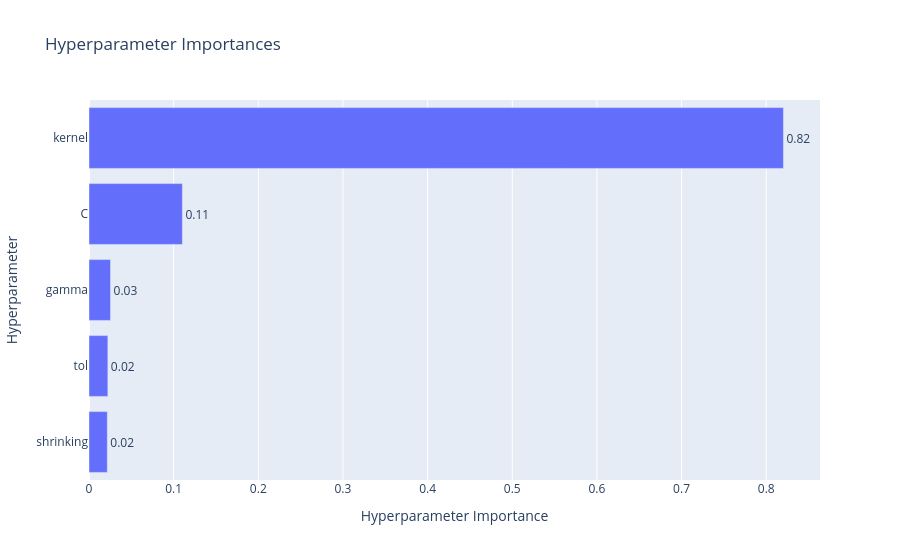
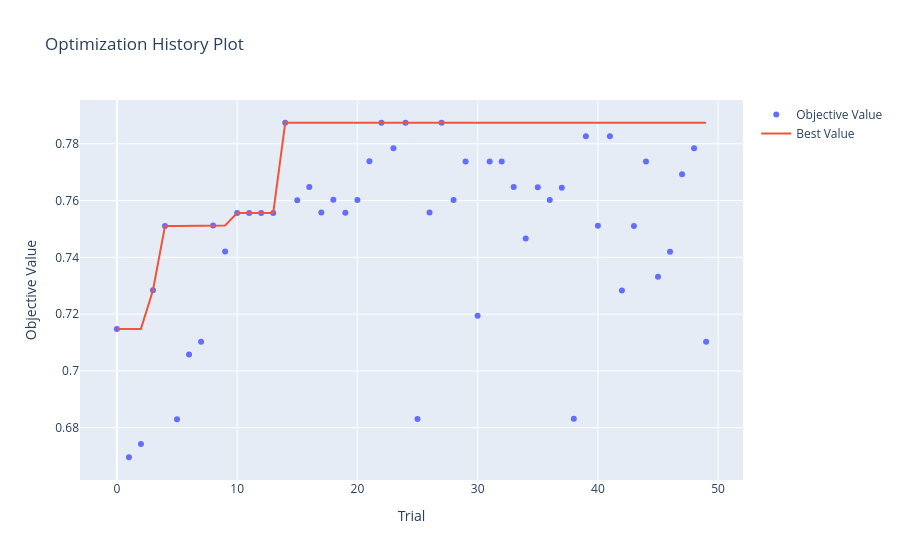

Notebook source saved alongside these figures, in order:
### Code cell
import optuna
fig = optuna.visualization.plot_param_importances(experimento_1.study)
fig.show()

fig = optuna.visualization.plot_optimization_history(experimento_1.study)
fig.show()

### Figure 1 — Plotly figure (JSON) as saved in the notebook; plotly's stock layout.template omitted (floating-point values rounded to 4 significant figures)
{"data": [{"cliponaxis": false, "hovertemplate": ["shrinking (CategoricalDistribution): 0.02164178864283611<extra></extra>", "tol (FloatDistribution): 0.022275034943544512<extra></extra>", "gamma (CategoricalDistribution): 0.025421748225928752<extra></extra>", "C (FloatDistribution): 0.11030849077444502<extra></extra>", "kernel (CategoricalDistribution): 0.8203529374132457<extra></extra>"], "name": "Objective Value", "orientation": "h", "text": ["0.02", "0.02", "0.03", "0.11", "0.82"], "textposition": "outside", "type": "bar", "x": [0.02164, 0.02228, 0.02542, 0.1103, 0.8204], "y": ["shrinking", "tol", "gamma", "C", "kernel"]}], "layout": {"title": {"text": "Hyperparameter Importances"}, "xaxis": {"title": {"text": "Hyperparameter Importance"}}, "yaxis": {"title": {"text": "Hyperparameter"}}}}

### Figure 2 — Plotly figure (JSON) as saved in the notebook; plotly's stock layout.template omitted (floating-point values rounded to 4 significant figures)
{"data": [{"mode": "markers", "name": "Objective Value", "type": "scatter", "x": [0, 1, 2, 3, 4, 5, 6, 7, 8, 9, 10, 11, 12, 13, 14, 15, 16, 17, 18, 19, 20, 21, 22, 23, 24, 25, 26, 27, 28, 29, 30, 31, 32, 33, 34, 35, 36, 37, 38, 39, 40, 41, 42, 43, 44, 45, 46, 47, 48, 49], "y": [0.7148, 0.6696, 0.6742, 0.7284, 0.751, 0.683, 0.7058, 0.7103, 0.7512, 0.7421, 0.7556, 0.7556, 0.7556, 0.7556, 0.7874, 0.7602, 0.7648, 0.7558, 0.7603, 0.7557, 0.7602, 0.7738, 0.7874, 0.7784, 0.7874, 0.683, 0.7558, 0.7874, 0.7602, 0.7738, 0.7194, 0.7738, 0.7738, 0.7648, 0.7466, 0.7647, 0.7602, 0.7645, 0.6831, 0.7827, 0.7511, 0.7827, 0.7283, 0.751, 0.7738, 0.7332, 0.742, 0.7693, 0.7784, 0.7103]}, {"mode": "lines", "name": "Best Value", "type": "scatter", "x": [0, 1, 2, 3, 4, 5, 6, 7, 8, 9, 10, 11, 12, 13, 14, 15, 16, 17, 18, 19, 20, 21, 22, 23, 24, 25, 26, 27, 28, 29, 30, 31, 32, 33, 34, 35, 36, 37, 38, 39, 40, 41, 42, 43, 44, 45, 46, 47, 48, 49], "y": [0.7148, 0.7148, 0.7148, 0.7284, 0.751, 0.751, 0.751, 0.751, 0.7512, 0.7512, 0.7556, 0.7556, 0.7556, 0.7556, 0.7874, 0.7874, 0.7874, 0.7874, 0.7874, 0.7874, 0.7874, 0.7874, 0.7874, 0.7874, 0.7874, 0.7874, 0.7874, 0.7874, 0.7874, 0.7874, 0.7874, 0.7874, 0.7874, 0.7874, 0.7874, 0.7874, 0.7874, 0.7874, 0.7874, 0.7874, 0.7874, 0.7874, 0.7874, 0.7874, 0.7874, 0.7874, 0.7874, 0.7874, 0.7874, 0.7874]}, {"marker": {"color": "#cccccc"}, "mode": "markers", "name": "Infeasible Trial", "showlegend": false, "type": "scatter", "x": [], "y": []}], "layout": {"title": {"text": "Optimization History Plot"}, "xaxis": {"title": {"text": "Trial"}}, "yaxis": {"title": {"text": "Objective Value"}}}}
